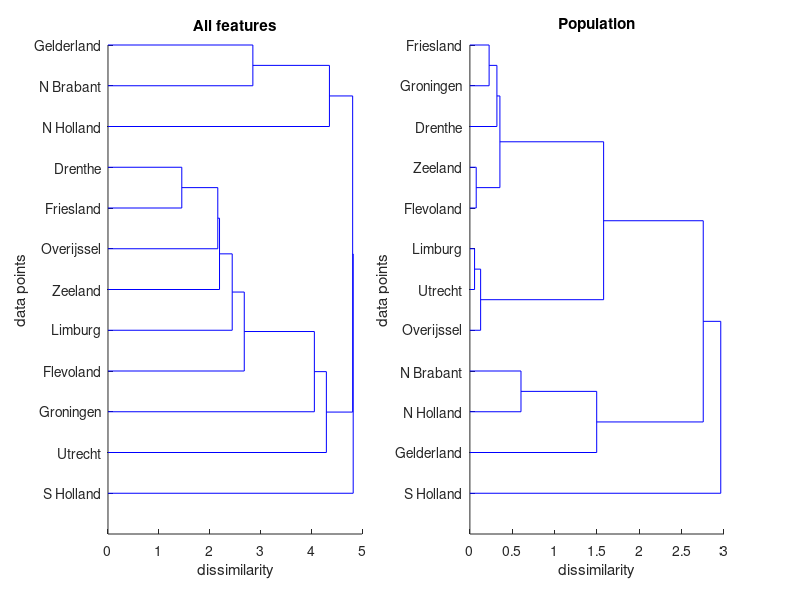
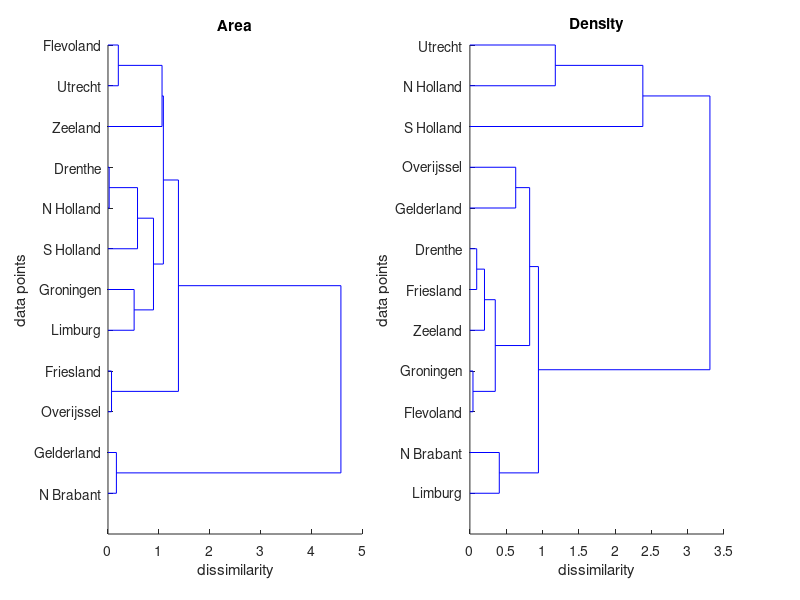
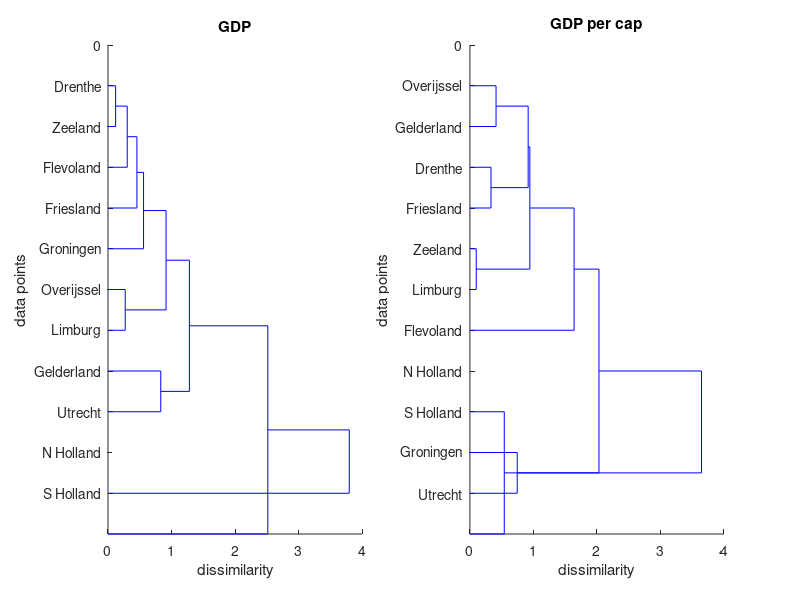

Recreate these plots in MATLAB, in order.
close all;
load('exercise4_data.mat', 'data');

% Calculate the z-score for every data point
zdata = zscore(data);

% Compute the dissimilarity matrices for all the features combined and
% separately
D = squareform(pdist(zdata));
D1 = squareform(pdist(zdata(:,1)));
D2 = squareform(pdist(zdata(:,2)));
D3 = squareform(pdist(zdata(:,3)));
D4 = squareform(pdist(zdata(:,4)));
D5 = squareform(pdist(zdata(:,5)));

% writetable(table(round(D,2)),'../Report/dissMatrixAss4.csv')

% Define the labels for the dendograms
labels = {'S Holland';'N Holland';'Utrecht';'Limburg';'N Brabant';'Gelderland';'Overijssel';'Flevoland';'Groningen';'Zeeland';'Friesland';'Drenthe'};

% Plot the dendograms for all the features combined and separately
figure(1);
subplot(1,2,1); dendrogram(linkage(D, 'single'), 'Orientation','right', 'Labels', labels); 
xlabel('dissimilarity');ylabel('data points');title('All features');
subplot(1,2,2); dendrogram(linkage(D1, 'single'), 'Orientation','right', 'Labels', labels);
xlabel('dissimilarity');ylabel('data points');title('Population');
print(sprintf('../Report/Ass4a'), '-depsc');

figure(2);
subplot(1,2,1); dendrogram(linkage(D2, 'single'), 'Orientation','right', 'Labels', labels);
xlabel('dissimilarity');ylabel('data points');title('Area');
subplot(1,2,2); dendrogram(linkage(D3, 'single'), 'Orientation','right', 'Labels', labels);
xlabel('dissimilarity');ylabel('data points');title('Density');
print(sprintf('../Report/Ass4b'), '-depsc');

figure(3);
subplot(1,2,1); dendrogram(linkage(D4, 'single'), 'Orientation','right', 'Labels', labels); 
xlabel('dissimilarity');ylabel('data points');title('GDP');
subplot(1,2,2); dendrogram(linkage(D5, 'single'), 'Orientation','right', 'Labels', labels); 
xlabel('dissimilarity');ylabel('data points');title('GDP per cap');
print(sprintf('../Report/Ass4c'), '-depsc');